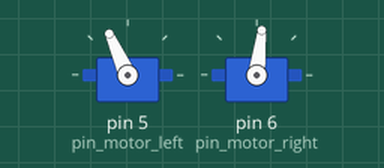
Recording of a sketch running on a simulated Arduino Mega 2560, built with avr-gcc and run on an emulated ATmega2560. On the bench: 2 × servo.

Above: at 0.05 s.
At 14.0 s:
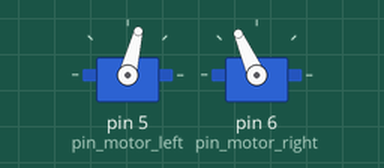
Timing chart, 0 to 18.2 s (numbered marks = the images above):
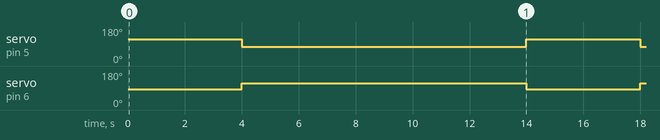

Measured:
- by itself, servo on pin 5 (pin_motor_left): alternates 114° for 4.0 s and 76° for 10.0 s
- by itself, servo on pin 6 (pin_motor_right): alternates 114° for 10.0 s and 83° for 4.0 s

The sketch:

back_n_forth.ino
```cpp
#include <Servo.h>
#define echoPin 29
#define trigPin 25
#define pwm_min 500
#define pwm_max 2400

Servo motorFront ;

byte pin_motor_left = 5;
byte pin_motor_right = 6;
Servo motorL,motorR ;

void setup() {
Serial.begin(9600);
pinMode(trigPin,OUTPUT);
pinMode(echoPin,INPUT);
//motorFront.attach (3, 530 , 2500) ; // for the sg90 servomotor
//motorFront.write(90);
motorL.attach(pin_motor_left,pwm_min,pwm_max);
motorR.attach(pin_motor_right,pwm_min,pwm_max);
}

void backward(){
  motorL.writeMicroseconds(1300) ;      //[recul<1500 ; avance>1500]
  motorR.writeMicroseconds(1700) ;      //[avance<1500 ; recul>1500]
}

void forward(){
  motorL.writeMicroseconds(1700) ;      //[recul<1500 ; avance>1500]
  motorR.writeMicroseconds(1380) ;      //[avance<1500 ; recul>1500]
}

void stop_(){
  motorL.writeMicroseconds(1500) ;      //[recul<1500 ; avance>1500]
  motorR.writeMicroseconds(1500) ;      //[avance<1500 ; recul>1500]
}

void loop () {
  forward();
  delay(4000);
  backward();
  delay(10000);
  stop_();
}
```
